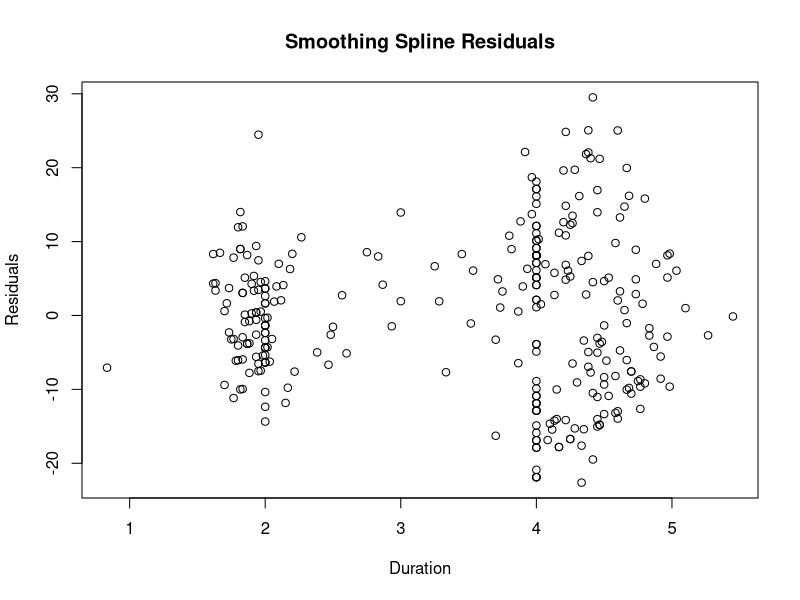
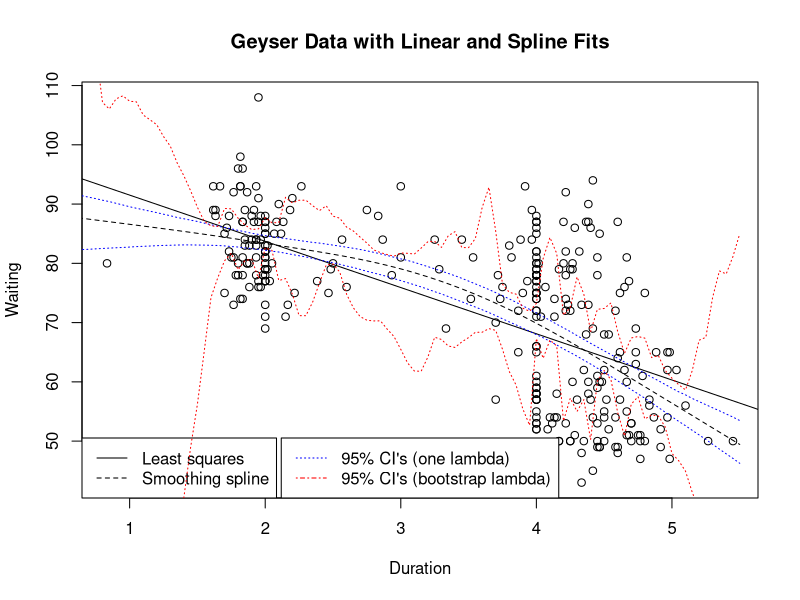

R code for these plots, in order:
# Demo_bootg.R (Lecture 5, Part II)
#
#  Fit splines to Geyser data
#  Bootstraps cases to get CI's 
#  Add OLS line to spline fit

####################################################
# Fit smoothing spline using default value of lambda
####################################################
library(MASS)  # The data are supplied as part of this library
data(geyser)
names(geyser)
y=geyser$waiting  # Set the names to match earlier discussion
x=geyser$duration
out=smooth.spline(y~x)  # This syntax actually works
lambda0=out$lambda   # internally chosen smoothing parameter 

####################################################
# Plot residuals from spline fit
####################################################
#out$residuals=y-predict(out,x=x)$y  # Create the usual residuals
#plot(x,out$residuals)
plot(x,residuals(out),xlab="Duration",ylab="Residuals", main="Smoothing Spline Residuals") # Figure 3

####################################################
# Linear fit
####################################################
plot(x,y,xlab="Duration",ylab="Waiting",
main="Geyser Data with Linear and Spline Fits") # Begin Figure 2
lmgeyser=lm(waiting~duration,data=geyser)  # Linear fit
abline(lmgeyser$coef) # Add linear fit to Figure 2

##################################################################
# Add spline fit to same plot using "predict" for equally spaced point
##############################################################
x0=0.5+5*c(0:100)/100 # Equally-spaced points for spline fit
out$pred=predict(out,x=x0)$y # Predictions at x0
lines(x0,out$pred,lty=2) # Add least squares line to Figure 2
legend("bottomleft",lty=c(1:2),legend=c("Least squares",
"Smoothing spline")) # Add legend to Figure 2

####################################################################
# Compute bootstrap CI for Expectation[spline fit] by resampling cases
####################################################################
B=1000
n=length(x)
thecurves=NULL
thecurves2=NULL
for(b in 1:B){
   cases=sample(n,replace=T)
   outb=smooth.spline(y[cases]~x[cases],lambda=lambda0) # fixed lambda (HW 6)
   thecurves=rbind(thecurves,predict(outb,x=x0)$y)
   outb=smooth.spline(y[cases]~x[cases])     # choose new lambda for each bootstrap sample (prefered)
   thecurves2=rbind(thecurves2,predict(outb,x=x0)$y)
}
quants=apply(thecurves,2,quantile,prob=c(0.025,0.975))
lines(x0,2*out$pred-quants[1,],lty=3,col="blue")
lines(x0,2*out$pred-quants[2,],lty=3,col="blue")
quants2=apply(thecurves2,2,quantile,prob=c(0.025,0.975))
lines(x0,2*out$pred-quants2[1,],lty=3,col="red")  # pivotal bootstrap CIs
lines(x0,2*out$pred-quants2[2,],lty=3,col="red")
legend("bottom",lty=c(3,4),col=c("blue","red"),legend=c("95% CI's (one lambda)","95% CI's (bootstrap lambda)"))
